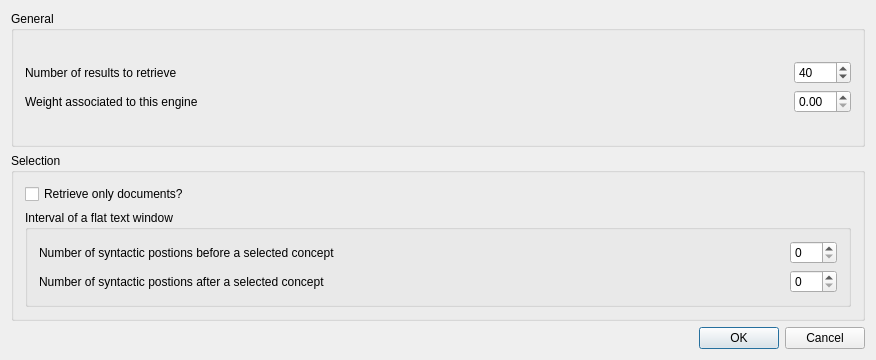
<?xml version="1.0" encoding="UTF-8"?>
<ui version="4.0">
 <class>Config</class>
 <widget class="QWidget" name="Config">
  <property name="geometry">
   <rect>
    <x>0</x>
    <y>0</y>
    <width>876</width>
    <height>360</height>
   </rect>
  </property>
  <property name="sizePolicy">
   <sizepolicy hsizetype="Fixed" vsizetype="Fixed">
    <horstretch>0</horstretch>
    <verstretch>0</verstretch>
   </sizepolicy>
  </property>
  <property name="mouseTracking">
   <bool>false</bool>
  </property>
  <property name="acceptDrops">
   <bool>true</bool>
  </property>
  <property name="windowTitle">
   <string>Configure XML Search Engine</string>
  </property>
  <property name="sizeGripEnabled" stdset="0">
   <bool>true</bool>
  </property>
  <layout class="QVBoxLayout" name="verticalLayout_12">
   <item>
    <layout class="QVBoxLayout">
     <item>
      <widget class="QGroupBox" name="box_0">
       <property name="title">
        <string>General</string>
       </property>
       <layout class="QVBoxLayout" name="verticalLayout_3">
        <item>
         <layout class="QGridLayout">
          <item row="0" column="4">
           <widget class="QSpinBox" name="NbResults">
            <property name="maximum">
             <number>9999</number>
            </property>
            <property name="value">
             <number>40</number>
            </property>
           </widget>
          </item>
          <item row="1" column="0" colspan="2">
           <widget class="QLabel" name="textLabel2">
            <property name="text">
             <string>Weight associated to this engine</string>
            </property>
            <property name="wordWrap">
             <bool>false</bool>
            </property>
           </widget>
          </item>
          <item row="0" column="0">
           <widget class="QLabel" name="textLabel1_2">
            <property name="text">
             <string>Number of results to retrieve</string>
            </property>
            <property name="wordWrap">
             <bool>false</bool>
            </property>
           </widget>
          </item>
          <item row="1" column="2">
           <spacer name="spacer26">
            <property name="orientation">
             <enum>Qt::Horizontal</enum>
            </property>
            <property name="sizeType">
             <enum>QSizePolicy::Expanding</enum>
            </property>
            <property name="sizeHint" stdset="0">
             <size>
              <width>547</width>
              <height>20</height>
             </size>
            </property>
           </spacer>
          </item>
          <item row="0" column="1" colspan="3">
           <spacer name="spacer25">
            <property name="orientation">
             <enum>Qt::Horizontal</enum>
            </property>
            <property name="sizeType">
             <enum>QSizePolicy::Expanding</enum>
            </property>
            <property name="sizeHint" stdset="0">
             <size>
              <width>613</width>
              <height>20</height>
             </size>
            </property>
           </spacer>
          </item>
          <item row="1" column="4">
           <widget class="QDoubleSpinBox" name="Weight"/>
          </item>
         </layout>
        </item>
       </layout>
      </widget>
     </item>
    </layout>
   </item>
   <item>
    <widget class="QGroupBox" name="groupBox">
     <property name="baseSize">
      <size>
       <width>60</width>
       <height>60</height>
      </size>
     </property>
     <property name="title">
      <string>Selection</string>
     </property>
     <layout class="QVBoxLayout" name="verticalLayout_11">
      <item>
       <widget class="QCheckBox" name="OnlyDocs">
        <property name="text">
         <string>Retrieve only documents?</string>
        </property>
       </widget>
      </item>
      <item>
       <widget class="QGroupBox" name="groupBox_2">
        <property name="title">
         <string>Interval of a flat text window</string>
        </property>
        <layout class="QVBoxLayout" name="verticalLayout_10">
         <item>
          <layout class="QHBoxLayout" name="horizontalLayout_3">
           <item>
            <widget class="QLabel" name="label_2">
             <property name="text">
              <string>Number of syntactic postions before a selected concept</string>
             </property>
            </widget>
           </item>
           <item>
            <spacer name="horizontalSpacer">
             <property name="orientation">
              <enum>Qt::Horizontal</enum>
             </property>
             <property name="sizeHint" stdset="0">
              <size>
               <width>40</width>
               <height>20</height>
              </size>
             </property>
            </spacer>
           </item>
           <item>
            <widget class="QSpinBox" name="BeginWindowPos">
             <property name="toolTip">
              <string>Beginning synaptic position of a window (≤0).</string>
             </property>
             <property name="statusTip">
              <string/>
             </property>
             <property name="whatsThis">
              <string>Beginning synaptic position of a window (≤0).</string>
             </property>
             <property name="minimum">
              <number>0</number>
             </property>
             <property name="maximum">
              <number>199</number>
             </property>
            </widget>
           </item>
          </layout>
         </item>
         <item>
          <layout class="QHBoxLayout" name="horizontalLayout_4">
           <item>
            <widget class="QLabel" name="label_3">
             <property name="text">
              <string>Number of syntactic postions after a selected concept</string>
             </property>
            </widget>
           </item>
           <item>
            <spacer name="horizontalSpacer_2">
             <property name="orientation">
              <enum>Qt::Horizontal</enum>
             </property>
             <property name="sizeHint" stdset="0">
              <size>
               <width>40</width>
               <height>20</height>
              </size>
             </property>
            </spacer>
           </item>
           <item>
            <widget class="QSpinBox" name="EndWindowPos">
             <property name="toolTip">
              <string>Ending synaptic position of a window (≥0).</string>
             </property>
             <property name="whatsThis">
              <string>Ending synaptic position of a window (≥0).</string>
             </property>
             <property name="maximum">
              <number>199</number>
             </property>
            </widget>
           </item>
          </layout>
         </item>
        </layout>
       </widget>
      </item>
     </layout>
    </widget>
   </item>
   <item>
    <widget class="QDialogButtonBox" name="buttonBox">
     <property name="standardButtons">
      <set>QDialogButtonBox::Cancel|QDialogButtonBox::Ok</set>
     </property>
    </widget>
   </item>
  </layout>
 </widget>
 <layoutdefault spacing="6" margin="11"/>
 <tabstops>
  <tabstop>NbResults</tabstop>
 </tabstops>
 <includes>
  <include location="local">knuminput.h</include>
  <include location="local">knuminput.h</include>
  <include location="local">knuminput.h</include>
  <include location="local">knuminput.h</include>
  <include location="local">knuminput.h</include>
  <include location="local">knuminput.h</include>
  <include location="local">knuminput.h</include>
  <include location="local">knuminput.h</include>
  <include location="local">knuminput.h</include>
  <include location="local">knuminput.h</include>
  <include location="local">knuminput.h</include>
  <include location="local">knuminput.h</include>
  <include location="local">knuminput.h</include>
  <include location="local">knuminput.h</include>
  <include location="local">knuminput.h</include>
  <include location="local">knuminput.h</include>
  <include location="local">knuminput.h</include>
  <include location="local">knuminput.h</include>
  <include location="local">knuminput.h</include>
  <include location="local">knuminput.h</include>
  <include location="local">knuminput.h</include>
  <include location="local">knuminput.h</include>
  <include location="local">knuminput.h</include>
  <include location="local">knuminput.h</include>
  <include location="local">knuminput.h</include>
  <include location="local">knuminput.h</include>
  <include location="local">knuminput.h</include>
  <include location="local">knuminput.h</include>
  <include location="local">knuminput.h</include>
  <include location="local">knuminput.h</include>
  <include location="local">kurlrequester.h</include>
  <include location="local">klineedit.h</include>
  <include location="local">kpushbutton.h</include>
 </includes>
 <resources/>
 <connections/>
</ui>
